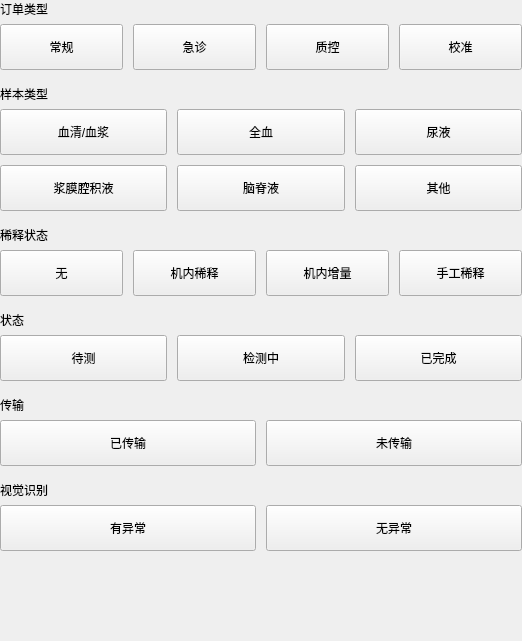
     <widget class="QWidget" name="widget2" native="true">
      <property name="geometry">
       <rect>
        <x>1</x>
        <y>0</y>
        <width>522</width>
        <height>641</height>
       </rect>
      </property>
      <layout class="QVBoxLayout" name="verticalLayout_23">
       <property name="spacing">
        <number>15</number>
       </property>
       <property name="leftMargin">
        <number>0</number>
       </property>
       <property name="topMargin">
        <number>0</number>
       </property>
       <property name="rightMargin">
        <number>0</number>
       </property>
       <property name="bottomMargin">
        <number>0</number>
       </property>
       <item>
        <layout class="QVBoxLayout" name="verticalLayout_3">
         <property name="spacing">
          <number>6</number>
         </property>
         <item>
          <widget class="QLabel" name="label_7">
           <property name="text">
            <string>订单类型</string>
           </property>
          </widget>
         </item>
         <item>
          <layout class="QHBoxLayout" name="horizontalLayout_3">
           <property name="spacing">
            <number>10</number>
           </property>
           <item>
            <widget class="QPushButton" name="pushButton_ordertypenormal">
             <property name="minimumSize">
              <size>
               <width>110</width>
               <height>46</height>
              </size>
             </property>
             <property name="maximumSize">
              <size>
               <width>16777215</width>
               <height>46</height>
              </size>
             </property>
             <property name="text">
              <string>常规</string>
             </property>
             <property name="checkable">
              <bool>true</bool>
             </property>
             <property name="buttons" stdset="0">
              <string notr="true">flat_button</string>
             </property>
            </widget>
           </item>
           <item>
            <widget class="QPushButton" name="pushButton_ordertypeurg">
             <property name="minimumSize">
              <size>
               <width>110</width>
               <height>46</height>
              </size>
             </property>
             <property name="maximumSize">
              <size>
               <width>16777215</width>
               <height>46</height>
              </size>
             </property>
             <property name="text">
              <string>急诊</string>
             </property>
             <property name="checkable">
              <bool>true</bool>
             </property>
             <property name="buttons" stdset="0">
              <string notr="true">flat_button</string>
             </property>
            </widget>
           </item>
           <item>
            <widget class="QPushButton" name="pushButton_ordertypeqc">
             <property name="minimumSize">
              <size>
               <width>110</width>
               <height>46</height>
              </size>
             </property>
             <property name="maximumSize">
              <size>
               <width>16777215</width>
               <height>46</height>
              </size>
             </property>
             <property name="text">
              <string>质控</string>
             </property>
             <property name="checkable">
              <bool>true</bool>
             </property>
             <property name="buttons" stdset="0">
              <string notr="true">flat_button</string>
             </property>
            </widget>
           </item>
           <item>
            <widget class="QPushButton" name="pushButton_ordertypecali">
             <property name="minimumSize">
              <size>
               <width>110</width>
               <height>46</height>
              </size>
             </property>
             <property name="maximumSize">
              <size>
               <width>16777215</width>
               <height>46</height>
              </size>
             </property>
             <property name="text">
              <string>校准</string>
             </property>
             <property name="checkable">
              <bool>true</bool>
             </property>
             <property name="buttons" stdset="0">
              <string notr="true">flat_button</string>
             </property>
            </widget>
           </item>
          </layout>
         </item>
        </layout>
       </item>
       <item>
        <layout class="QVBoxLayout" name="verticalLayout_5">
         <property name="spacing">
          <number>6</number>
         </property>
         <item>
          <widget class="QLabel" name="label_9">
           <property name="text">
            <string>样本类型</string>
           </property>
          </widget>
         </item>
         <item>
          <layout class="QGridLayout" name="gridLayout">
           <property name="spacing">
            <number>10</number>
           </property>
           <item row="0" column="0">
            <widget class="QPushButton" name="pushButton_sampleXQ">
             <property name="minimumSize">
              <size>
               <width>110</width>
               <height>46</height>
              </size>
             </property>
             <property name="maximumSize">
              <size>
               <width>16777215</width>
               <height>46</height>
              </size>
             </property>
             <property name="text">
              <string>血清/血浆</string>
             </property>
             <property name="checkable">
              <bool>true</bool>
             </property>
             <property name="buttons" stdset="0">
              <string notr="true">flat_button</string>
             </property>
            </widget>
           </item>
           <item row="0" column="1">
            <widget class="QPushButton" name="pushButton_sampleQX">
             <property name="minimumSize">
              <size>
               <width>60</width>
               <height>46</height>
              </size>
             </property>
             <property name="maximumSize">
              <size>
               <width>16777215</width>
               <height>46</height>
              </size>
             </property>
             <property name="text">
              <string>全血</string>
             </property>
             <property name="checkable">
              <bool>true</bool>
             </property>
             <property name="buttons" stdset="0">
              <string notr="true">flat_button</string>
             </property>
            </widget>
           </item>
           <item row="0" column="2">
            <widget class="QPushButton" name="pushButton_sampleNY">
             <property name="minimumSize">
              <size>
               <width>60</width>
               <height>46</height>
              </size>
             </property>
             <property name="maximumSize">
              <size>
               <width>16777215</width>
               <height>46</height>
              </size>
             </property>
             <property name="text">
              <string>尿液</string>
             </property>
             <property name="checkable">
              <bool>true</bool>
             </property>
             <property name="buttons" stdset="0">
              <string notr="true">flat_button</string>
             </property>
            </widget>
           </item>
           <item row="1" column="0">
            <widget class="QPushButton" name="pushButton_sampleBMQJY">
             <property name="minimumSize">
              <size>
               <width>110</width>
               <height>46</height>
              </size>
             </property>
             <property name="maximumSize">
              <size>
               <width>16777215</width>
               <height>46</height>
              </size>
             </property>
             <property name="text">
              <string>浆膜腔积液</string>
             </property>
             <property name="checkable">
              <bool>true</bool>
             </property>
             <property name="buttons" stdset="0">
              <string notr="true">flat_button</string>
             </property>
            </widget>
           </item>
           <item row="1" column="1">
            <widget class="QPushButton" name="pushButton_sampleNJY">
             <property name="minimumSize">
              <size>
               <width>70</width>
               <height>46</height>
              </size>
             </property>
             <property name="maximumSize">
              <size>
               <width>16777215</width>
               <height>46</height>
              </size>
             </property>
             <property name="text">
              <string>脑脊液</string>
             </property>
             <property name="checkable">
              <bool>true</bool>
             </property>
             <property name="buttons" stdset="0">
              <string notr="true">flat_button</string>
             </property>
            </widget>
           </item>
           <item row="1" column="2">
            <widget class="QPushButton" name="pushButton_sampleQT">
             <property name="minimumSize">
              <size>
               <width>60</width>
               <height>46</height>
              </size>
             </property>
             <property name="maximumSize">
              <size>
               <width>16777215</width>
               <height>46</height>
              </size>
             </property>
             <property name="text">
              <string>其他</string>
             </property>
             <property name="checkable">
              <bool>true</bool>
             </property>
             <property name="buttons" stdset="0">
              <string notr="true">flat_button</string>
             </property>
            </widget>
           </item>
          </layout>
         </item>
        </layout>
       </item>
       <item>
        <layout class="QVBoxLayout" name="verticalLayout_14">
         <property name="spacing">
          <number>6</number>
         </property>
         <item>
          <widget class="QLabel" name="label_18">
           <property name="text">
            <string>稀释状态</string>
           </property>
          </widget>
         </item>
         <item>
          <layout class="QHBoxLayout" name="horizontalLayout_2">
           <property name="spacing">
            <number>10</number>
           </property>
           <item>
            <widget class="QPushButton" name="pushButton_diluNo">
             <property name="minimumSize">
              <size>
               <width>100</width>
               <height>46</height>
              </size>
             </property>
             <property name="maximumSize">
              <size>
               <width>16777215</width>
               <height>46</height>
              </size>
             </property>
             <property name="text">
              <string>无</string>
             </property>
             <property name="checkable">
              <bool>true</bool>
             </property>
             <property name="buttons" stdset="0">
              <string notr="true">flat_button</string>
             </property>
            </widget>
           </item>
           <item>
            <widget class="QPushButton" name="pushButton_diluInner">
             <property name="minimumSize">
              <size>
               <width>100</width>
               <height>46</height>
              </size>
             </property>
             <property name="maximumSize">
              <size>
               <width>16777215</width>
               <height>46</height>
              </size>
             </property>
             <property name="text">
              <string>机内稀释</string>
             </property>
             <property name="checkable">
              <bool>true</bool>
             </property>
             <property name="buttons" stdset="0">
              <string notr="true">flat_button</string>
             </property>
            </widget>
           </item>
           <item>
            <widget class="QPushButton" name="pushButton_171">
             <property name="minimumSize">
              <size>
               <width>100</width>
               <height>46</height>
              </size>
             </property>
             <property name="maximumSize">
              <size>
               <width>16777215</width>
               <height>46</height>
              </size>
             </property>
             <property name="text">
              <string>机内增量</string>
             </property>
             <property name="checkable">
              <bool>true</bool>
             </property>
             <property name="autoExclusive">
              <bool>false</bool>
             </property>
             <property name="buttons" stdset="0">
              <string notr="true">flat_button</string>
             </property>
            </widget>
           </item>
           <item>
            <widget class="QPushButton" name="pushButton_diluManual">
             <property name="minimumSize">
              <size>
               <width>100</width>
               <height>46</height>
              </size>
             </property>
             <property name="maximumSize">
              <size>
               <width>16777215</width>
               <height>46</height>
              </size>
             </property>
             <property name="text">
              <string>手工稀释</string>
             </property>
             <property name="checkable">
              <bool>true</bool>
             </property>
             <property name="autoExclusive">
              <bool>false</bool>
             </property>
             <property name="buttons" stdset="0">
              <string notr="true">flat_button</string>
             </property>
            </widget>
           </item>
          </layout>
         </item>
        </layout>
       </item>
       <item>
        <layout class="QVBoxLayout" name="verticalLayout_15">
         <property name="spacing">
          <number>6</number>
         </property>
         <item>
          <widget class="QLabel" name="label_8">
           <property name="text">
            <string>状态</string>
           </property>
          </widget>
         </item>
         <item>
          <layout class="QHBoxLayout" name="horizontalLayout_4">
           <property name="spacing">
            <number>10</number>
           </property>
           <item>
            <widget class="QPushButton" name="pushButton_stutaWait">
             <property name="minimumSize">
              <size>
               <width>110</width>
               <height>46</height>
              </size>
             </property>
             <property name="maximumSize">
              <size>
               <width>16777215</width>
               <height>46</height>
              </size>
             </property>
             <property name="text">
              <string>待测</string>
             </property>
             <property name="checkable">
              <bool>true</bool>
             </property>
             <property name="buttons" stdset="0">
              <string notr="true">flat_button</string>
             </property>
            </widget>
           </item>
           <item>
            <widget class="QPushButton" name="pushButton_stutaTesting">
             <property name="minimumSize">
              <size>
               <width>110</width>
               <height>46</height>
              </size>
             </property>
             <property name="maximumSize">
              <size>
               <width>16777215</width>
               <height>46</height>
              </size>
             </property>
             <property name="text">
              <string>检测中</string>
             </property>
             <property name="checkable">
              <bool>true</bool>
             </property>
             <property name="buttons" stdset="0">
              <string notr="true">flat_button</string>
             </property>
            </widget>
           </item>
           <item>
            <widget class="QPushButton" name="pushButton_stutaFinish">
             <property name="minimumSize">
              <size>
               <width>110</width>
               <height>46</height>
              </size>
             </property>
             <property name="maximumSize">
              <size>
               <width>16777215</width>
               <height>46</height>
              </size>
             </property>
             <property name="text">
              <string>已完成</string>
             </property>
             <property name="checkable">
              <bool>true</bool>
             </property>
             <property name="buttons" stdset="0">
              <string notr="true">flat_button</string>
             </property>
            </widget>
           </item>
          </layout>
         </item>
        </layout>
       </item>
       <item>
        <layout class="QVBoxLayout" name="verticalLayout_16">
         <property name="spacing">
          <number>6</number>
         </property>
         <item>
          <widget class="QLabel" name="label_11">
           <property name="text">
            <string>传输</string>
           </property>
          </widget>
         </item>
         <item>
          <layout class="QHBoxLayout" name="horizontalLayout_59">
           <property name="spacing">
            <number>10</number>
           </property>
           <item>
            <widget class="QPushButton" name="pushButton_transAlready">
             <property name="minimumSize">
              <size>
               <width>110</width>
               <height>46</height>
              </size>
             </property>
             <property name="maximumSize">
              <size>
               <width>16777215</width>
               <height>46</height>
              </size>
             </property>
             <property name="text">
              <string>已传输</string>
             </property>
             <property name="checkable">
              <bool>true</bool>
             </property>
             <property name="buttons" stdset="0">
              <string notr="true">flat_button</string>
             </property>
            </widget>
           </item>
           <item>
            <widget class="QPushButton" name="pushButton_transNot">
             <property name="minimumSize">
              <size>
               <width>110</width>
               <height>46</height>
              </size>
             </property>
             <property name="maximumSize">
              <size>
               <width>16777215</width>
               <height>46</height>
              </size>
             </property>
             <property name="text">
              <string>未传输</string>
             </property>
             <property name="checkable">
              <bool>true</bool>
             </property>
             <property name="buttons" stdset="0">
              <string notr="true">flat_button</string>
             </property>
            </widget>
           </item>
          </layout>
         </item>
        </layout>
       </item>
       <item>
        <layout class="QVBoxLayout" name="verticalLayout_17">
         <property name="spacing">
          <number>6</number>
         </property>
         <item>
          <widget class="QLabel" name="label_127">
           <property name="text">
            <string>视觉识别</string>
           </property>
          </widget>
         </item>
         <item>
          <layout class="QHBoxLayout" name="horizontalLayout_91">
           <property name="spacing">
            <number>10</number>
           </property>
           <item>
            <widget class="QPushButton" name="pushButton_aiExistErr">
             <property name="minimumSize">
              <size>
               <width>110</width>
               <height>46</height>
              </size>
             </property>
             <property name="maximumSize">
              <size>
               <width>16777215</width>
               <height>46</height>
              </size>
             </property>
             <property name="text">
              <string>有异常</string>
             </property>
             <property name="checkable">
              <bool>true</bool>
             </property>
             <property name="buttons" stdset="0">
              <string notr="true">flat_button</string>
             </property>
            </widget>
           </item>
           <item>
            <widget class="QPushButton" name="pushButton_aiNoErr">
             <property name="minimumSize">
              <size>
               <width>110</width>
               <height>46</height>
              </size>
             </property>
             <property name="maximumSize">
              <size>
               <width>16777215</width>
               <height>46</height>
              </size>
             </property>
             <property name="text">
              <string>无异常</string>
             </property>
             <property name="checkable">
              <bool>true</bool>
             </property>
             <property name="buttons" stdset="0">
              <string notr="true">flat_button</string>
             </property>
            </widget>
           </item>
          </layout>
         </item>
        </layout>
       </item>
       <item>
        <spacer name="verticalSpacer_2">
         <property name="orientation">
          <enum>Qt::Vertical</enum>
         </property>
         <property name="sizeHint" stdset="0">
          <size>
           <width>20</width>
           <height>40</height>
          </size>
         </property>
        </spacer>
       </item>
      </layout>
     </widget>
